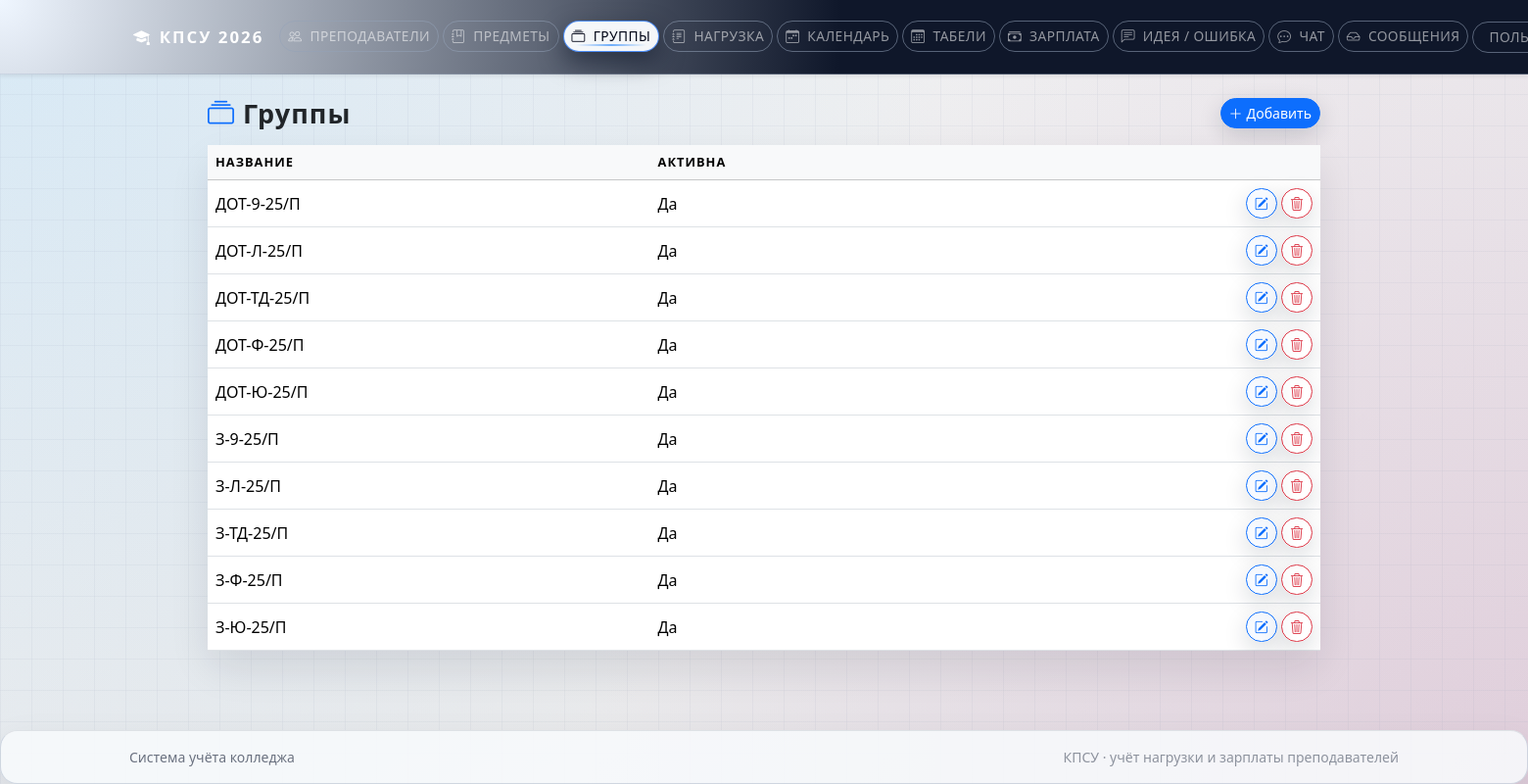
/groups/ (signed in), run on the app's committed database.
### apps/core/models.py (models this page shows, shortened)
class StudyGroup(models.Model):
    name = models.CharField(max_length=100, unique=True, verbose_name="Название группы")
    is_active = models.BooleanField(default=True, verbose_name="Активна")
    class Meta:
        verbose_name = "Группа"
        verbose_name_plural = "Группы"
        ordering = ["name"]

### apps/core/views.py (the view)
# urls.py: path("groups/", views.StudyGroupListView.as_view(), name="group_list"),
class StudyGroupListView(LoginRequiredMixin, RoleRequiredMixin, ListView):
    model = StudyGroup
    template_name = "core/group_list.html"
    allowed_roles = ["curator", "admin", "accountant", "teacher"]

### apps/core/views.py (called while the page is built)
    def test_func(self) -> bool:
        user: User = self.request.user
        if not user.is_authenticated:
            return False
        if user.is_superuser:
            return True
        return user.role in self.allowed_roles

### apps/core/templates/core/group_list.html (shortened to what this page needs)
{% extends "base.html" %}
{% block content %}
<div class="d-flex justify-content-between align-items-center mb-3 fade-in-up">
    <h2 class="mb-0 fw-semibold"><i class="bi bi-collection me-2 text-primary"></i>Группы</h2>
    {% if user.is_superuser or user.role == "curator" or user.role == "admin" %}
    <a href="{% url 'core:group_create' %}" class="btn btn-primary btn-sm btn-soft">
        <i class="bi bi-plus-lg me-1"></i>Добавить
    </a>
    {% endif %}
</div>
<div class="card shadow-soft border-0 fade-in-up" data-delay="100">
    <div class="table-responsive">
        <table class="table align-middle mb-0 table-modern">
            <thead class="table-light table-header-sticky">
            <tr>
                <th>Название</th>
                <th>Активна</th>
                <th class="text-end"></th>
            </tr>
            </thead>
            <tbody>
            {% for group in object_list %}
                <tr>
                    <td>{{ group.name }}</td>
                    <td>{{ group.is_active|yesno:"Да,Нет" }}</td>
                    <td class="text-end">
                        {% if user.is_superuser or user.role == "curator" or user.role == "admin" %}
                        <a href="{% url 'core:group_edit' group.pk %}" class="btn btn-outline-primary btn-sm btn-soft">
                            <i class="bi bi-pencil-square"></i>
                        </a>
                        <a href="{% url 'core:group_delete' group.pk %}" class="btn btn-outline-danger btn-sm btn-soft">
                            <i class="bi bi-trash3"></i>
                        </a>
                        {% endif %}
                    </td>
                </tr>
            {% empty %}
                <tr>
                    <td colspan="3" class="text-center text-muted py-4">Нет данных</td>
                </tr>
            {% endfor %}
            </tbody>
        </table>
    </div>
</div>
{% endblock %}

### static/css/style.css (style rules this page uses)
:root { --app-radius-lg: 1.1rem; --app-radius-md: 0.9rem; --app-radius-pill: 999px; --app-border-subtle: rgba(15, 23, 42, 0.10); --app-border-strong: rgba(15, 23, 42, 0.25); --app-shadow-soft: 0 18px 40px rgba(15, 23, 42, 0.10); --app-shadow-strong: 0 24px 60px rgba(15, 23, 42, 0.18); --app-grid-color: rgba(148, 163, 184, 0.15); --app-grid-size: 32px; --app-bg-gradient: radial-gradient(circle at top left, #e0f2fe 0, transparent 55%), radial-gradient(circle at bottom right, #fce7f3 0, transparent 55%); --app-glass-bg: rgba(248, 250, 252, 0.88); --app-glass-border: rgba(148, 163, 184, 0.4); --app-text-muted: #6b7280; --app-heading-tracking: 0.04em; }
body { min-height: 100vh; font-family: system-ui, -apple-system, BlinkMacSystemFont, "Segoe UI", sans-serif; background: linear-gradient(to bottom right, rgba(15, 23, 42, 0.04), rgba(15, 23, 42, 0.12)), var(--app-bg-gradient); background-attachment: fixed; position: relative; color: var(--bs-body-color); }
body::before { content: ""; position: fixed; inset: 0; pointer-events: none; background-image: linear-gradient(to right, var(--app-grid-color) 1px, transparent 1px), linear-gradient(to bottom, var(--app-grid-color) 1px, transparent 1px); background-size: var(--app-grid-size) var(--app-grid-size); opacity: 0.6; mix-blend-mode: soft-light; z-index: -1; }
h1, h2, h3, h4, h5, h6 { letter-spacing: var(--app-heading-tracking); }
h2 { font-size: clamp(1.4rem, 1.1rem + 0.6vw, 1.75rem); }
.card { border-radius: var(--app-radius-lg); border: 1px solid var(--app-border-subtle); background-color: var(--bs-body-bg); }
.shadow-soft { box-shadow: var(--app-shadow-soft); }
.btn-soft { border-radius: var(--app-radius-pill); border-width: 1.5px; box-shadow: 0 8px 24px rgba(15, 23, 42, 0.16); transform: translateY(0); transition: transform 0.18s cubic-bezier(0.16, 1, 0.3, 1), box-shadow 0.18s ease, background-color 0.16s ease, color 0.16s ease, border-color 0.16s ease; }
.btn-outline-primary.btn-soft { background-color: rgba(59, 130, 246, 0.04); }
.table-modern tbody tr { transition: background-color 0.15s ease, transform 0.12s ease, box-shadow 0.12s ease; }
.table thead th { font-size: 0.8rem; text-transform: uppercase; letter-spacing: 0.08em; border-bottom-width: 1px; }
.fade-in-up { opacity: 0; transform: translateY(14px); transition: opacity 0.5s ease-out, transform 0.5s ease-out; }
.fade-in-up.is-visible { opacity: 1; transform: translateY(0); }

### data on the page
StudyGroup: name "ДОТ-9-25/П", is_active "Да"
StudyGroup: name "ДОТ-Л-25/П", is_active "Да"
StudyGroup: name "ДОТ-ТД-25/П", is_active "Да"
StudyGroup: name "ДОТ-Ф-25/П", is_active "Да"
StudyGroup: name "ДОТ-Ю-25/П", is_active "Да"
StudyGroup: name "З-9-25/П", is_active "Да"
StudyGroup: name "З-Л-25/П", is_active "Да"
StudyGroup: name "З-ТД-25/П", is_active "Да"
StudyGroup: name "З-Ф-25/П", is_active "Да"
StudyGroup: name "З-Ю-25/П", is_active "Да"
